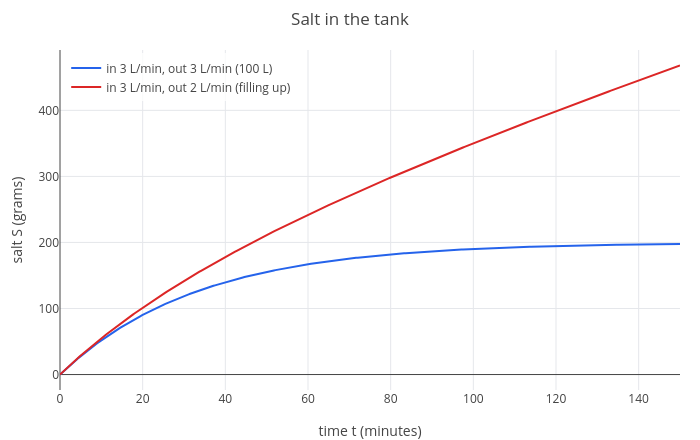

Notebook code cell kept with this figure:
### Markdown cell above
The salt approaches 200 g, which is 2 g/L times 100 L: the tank ends up as salty as the incoming brine. The time
constant is $100/3 \approx 33$ minutes: after that long the tank is $1 - e^{-1} \approx 63\%$ of the way there.

Now let the outflow be only 2 L/min, so the tank fills up: the volume is $100 + t$ and the outflow carries
$2S/(100 + t)$ grams per minute. The coefficient now depends on $t$, but the equation is still linear:

### Code cell
S2 = dsolve(d(S, t) == 6 - 2*S/(100 + t), S, t, 0, 0)
p = plot(S, S2, t, 0, 150);
p = legend(p, "in 3 L/min, out 3 L/min (100 L)", "in 3 L/min, out 2 L/min (filling up)");
labels(title(p, "Salt in the tank"), "time t (minutes)", "salt S (grams)")

### Figure 1 — Plotly figure (JSON) as saved in the notebook; plotly's stock layout.template omitted (floating-point values rounded to 4 significant figures; data arrays with more than 128 entries replaced by an {"elided": "..."} marker saying what was removed)
{"data": [{"line": {"color": "#2563eb", "width": 2}, "mode": "lines", "name": "in 3 L/min, out 3 L/min (100 L)", "type": "scatter", "x": {"elided": "402 float values"}, "y": {"elided": "402 float values"}}, {"line": {"color": "#dc2626", "width": 2}, "mode": "lines", "name": "in 3 L/min, out 2 L/min (filling up)", "type": "scatter", "x": {"elided": "402 float values"}, "y": {"elided": "402 float values"}}], "layout": {"height": 440, "legend": {"bgcolor": "rgba(255,255,255,0.8)", "x": 0.01, "xanchor": "left", "y": 0.99, "yanchor": "top"}, "margin": {"b": 50, "l": 60, "r": 20, "t": 50}, "showlegend": true, "title": {"text": "Salt in the tank"}, "width": 700, "xaxis": {"range": [0, 150], "title": {"text": "time t (minutes)"}, "zeroline": true}, "yaxis": {"range": [-23.4, 491.4], "title": {"text": "salt S (grams)"}, "zeroline": true}}}
